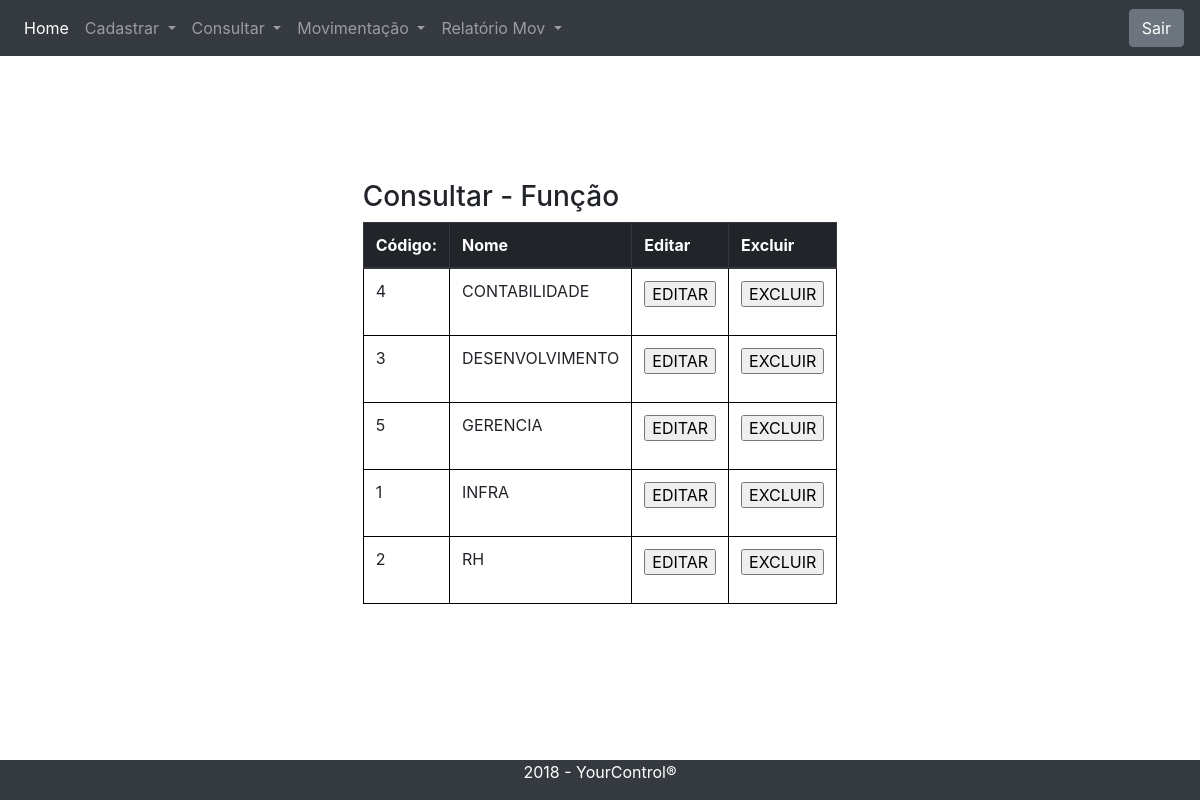
/funcao-consulta.php (signed in), run on the app's committed database.
### tables this page shows
CREATE TABLE Funcoes
( 
    idFuncao INT NOT NULL AUTO_INCREMENT , 
    nomeFuncao VARCHAR(40) NOT NULL , 
    PRIMARY KEY (idFuncao)
);

### funcao-c.php (called while the page is built, shortened)
<?php
    function abrirBancoFuncao(){
        $conexao = new mysqli("localhost","root","","banco");
        return $conexao;
    }
    function selectTodasFuncoes(){
        $banco = abrirBancoFuncao();
        $sql = "SELECT * FROM Funcoes ORDER BY nomeFuncao";
        $resultado = $banco->query($sql);
        if($resultado->num_rows === 0){
            ?>
                <script type="text/javascript">
                alert("Nenhuma função foi cadastrada.");
                window.location.href = "index.php";
                </script>
            <?php
        }
        else{
            while ($row = mysqli_fetch_array($resultado)){
                $grupo [] = $row;
            }
            return $grupo;
        }
    }
?>

### funcao-consulta.php (the view, shortened to what this page needs)
<?php
    include("funcao-c.php");
    $grupoF = selectTodasFuncoes();
?>
<html lang="pt-BR">
<head>
    <?php
        include("tmpl/head.php");
    ?>
</head>
<body>
    <?php
        include("tmpl/header.php");
        include("tmpl/footer.php");
    ?>
    <div class="container h-100">
        <div class="row h-100 justify-content-center align-items-center">
            <div class="form">
                <h3>Consultar - Função</h3>
                <table class="table">
                    <thead class="thead-dark">
                        <tr>
                            <th>Código:</th>
                            <th>Nome</th>
                            <th>Editar</th>
                            <th>Excluir</th>
                        </tr>
                    </thead>
                    <tbody>
                        <?php foreach ($grupoF as $funcoes) { ?>
                            <tr>
                                <td><?=$funcoes["idFuncao"]?></td>
                                <td><?=$funcoes["nomeFuncao"]?></td>
                                <td>
                                    <form nome="alterar" action="funcao-a.php" method="POST">
                                        <input type="submit" name="Editar" value="Editar" />
                                    </form>
                                </td>
                                <td>
                                    <form name="excluir" action="funcao-c.php" method="POST">
                                        <input type="submit" name="acao" value="Excluir" onclick="alert('Cadastro excluído com sucesso.');"/>
                                    </form>
                                </td>
                            </tr>
                        <?php } ?>
                    </tbody>
                </table>
            </div>
        </div>
    </div>
</body>
</html>

### css/main.css (style rules this page uses)
table, th, td { border: 1px solid black; }
input { text-transform: uppercase; }

### data on the page
funcoes: idFuncao "4", nomeFuncao "CONTABILIDADE"
funcoes: idFuncao "3", nomeFuncao "DESENVOLVIMENTO"
funcoes: idFuncao "5", nomeFuncao "GERENCIA"
funcoes: idFuncao "1", nomeFuncao "INFRA"
funcoes: idFuncao "2", nomeFuncao "RH"
